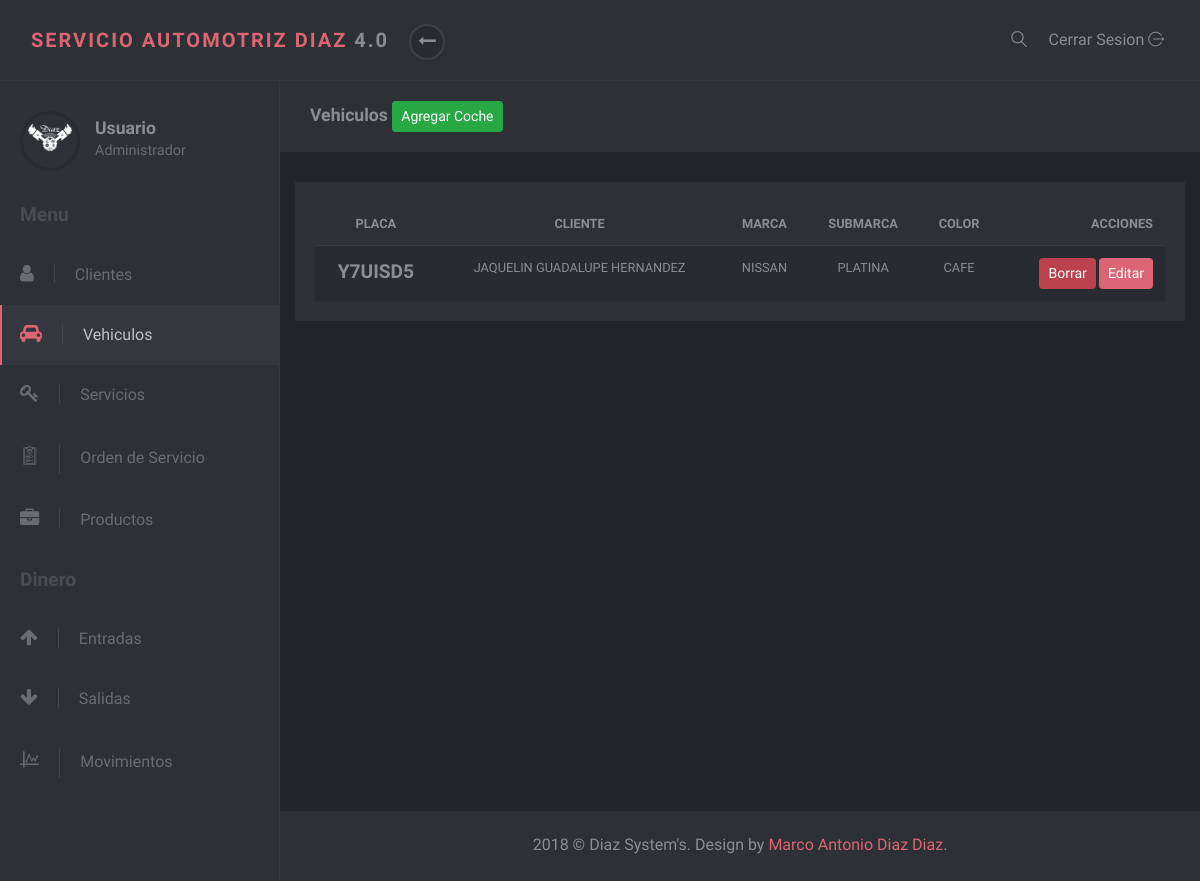
The page /vehiculos/index.php on the database its author committed.
### tables this page shows
CREATE TABLE `COCHES` (
  `PLACA` varchar(7) NOT NULL,
  `CLIENTE` int(11) DEFAULT NULL,
  `MARCA` varchar(45) DEFAULT NULL,
  `SUBMARCA` varchar(45) DEFAULT NULL,
  `COLOR` varchar(45) DEFAULT NULL
);

CREATE TABLE `CLIENTES` (
  `ID` int(5) NOT NULL,
  `NOMBRE` varchar(45) DEFAULT NULL,
  `DIRECCION` varchar(45) DEFAULT NULL,
  `EMAIL` varchar(60) NOT NULL,
  `TELEFONO` varchar(45) DEFAULT NULL,
  `CELULAR` varchar(45) DEFAULT NULL
);

### vehiculos/index.php (the view, shortened to what this page needs)
<?php
    include '../database/parameters.php'
?>
<!DOCTYPE html>
<html>
<head>
    <link rel="stylesheet" href="../vendor/bootstrap/css/bootstrap.min.css">
    <link rel="stylesheet" href="../vendor/font-awesome/css/font-awesome.min.css">
    <link rel="stylesheet" href="../css/font.css">
    <link rel="stylesheet" href="../css/style.default.css" id="theme-stylesheet">
    <link rel="stylesheet" href="../css/custom.css">
</head>
<body>
    <header class="header">
        <nav class="navbar navbar-expand-lg">
            <div class="container-fluid d-flex align-items-center justify-content-between">
                <div class="navbar-header">
                    <a href="index.html" class="navbar-brand">
                        <div class="brand-text brand-big visible text-uppercase"><strong class="text-primary">Servicio Automotriz Diaz</strong><strong> &nbsp4.0</strong></div>
                    </a>
                    <button class="sidebar-toggle"><i class="fa fa-long-arrow-left"></i></button>
                </div>
                <div class="right-menu list-inline no-margin-bottom">
                    <div class="list-inline-item"><a href="#" class="search-open nav-link"><i class="icon-magnifying-glass-browser"></i></a></div>
                    <div class="list-inline-item logout"><a id="logout" href="login.html" class="nav-link">Cerrar Sesion <i class="icon-logout"></i></a></div>
                </div>
            </div>
        </nav>
    </header>
    <div class="d-flex align-items-stretch">
        <nav id="sidebar">
            <div class="sidebar-header d-flex align-items-center">
                <div class="avatar"><img src="../img/logo.png" alt="..." class="img-fluid rounded-circle"></div>
                <div class="title">
                    <h1 class="h5">Usuario</h1>
                    <p>Administrador</p>
                </div>
            </div>
            <span class="heading">Menu</span>
            <ul class="list-unstyled">
                <li>
                    <a href="../clientes/index.php"> <i class="fa fa-user"></i>Clientes </a>
                </li>
                <li class="active">
                    <a> <i class="fa fa-car"></i>Vehiculos </a>
                </li>
                <li>
                    <a href="../servicios/index.php"> <i class="fa fa-key"></i>Servicios </a>
                </li>
                <li>
                    <a href="../orden/index.php"> <i class="icon-padnote"></i>Orden de Servicio </a>
                </li>
                <li>
                    <a href="../productos/index.php"> <i class="fa fa-briefcase"></i>Productos </a>
                </li>
            </ul><span class="heading">Dinero</span>
            <ul class="list-unstyled">
                <li>
                    <a href="#"> <i class="fa fa-arrow-up"></i>Entradas </a>
                </li>
                <li>
                    <a href="#"> <i class="fa fa-arrow-down"></i>Salidas </a>
                </li>
                <li>
                    <a href="#"> <i class="icon-chart"></i>Movimientos </a>
                </li>
            </ul>
        </nav>
        <div class="page-content">
            <div class="page-header">
                <div class="container-fluid">
                    <h2 class="h5 no-margin-bottom">Vehiculos <button class="btn btn-success btn-sm" onclick="ver();"> Agregar Coche</button></h2>
                </div>
            </div>
            <div class="container">
                <div class="block" style="cursor: pointer;">
                    <table class="table table-striped" style="text-transform: uppercase; font-size: 80%; text-align: center;">
                        <thead>
                            <tr>
                                <th>PLACA</th>
                                <th>CLIENTE</th>
                                <th>MARCA</th>
                                <th>SUBMARCA</th>
                                <th>COLOR</th>
                                <th class="text-right">ACCIONES</th>
                            </tr>
                        </thead>
                        <tbody>
                        <?php $sql = "SELECT COCHES.PLACA, CLIENTES.NOMBRE, COCHES.MARCA, COCHES.SUBMARCA, COCHES.COLOR FROM COCHES INNER JOIN CLIENTES WHERE CLIENTES.ID = COCHES.CLIENTE"; ?>
                        <?php $result = $conn->query($sql); ?>
                        <?php while($row = $result->fetch_assoc()) { ?>
                            <tr>
                                <td style="font-weight: bold; font-size: 150%;"><?php echo $row['PLACA']; ?></td>
                                <td><?php echo $row['NOMBRE']; ?></td>
                                <td><?php echo $row['MARCA']; ?></td>
                                <td><?php echo $row['SUBMARCA']; ?></td>
                                <td><?php echo $row['COLOR']; ?></td>
                                <td class="text-right"><button class="btn-danger btn btn-sm" onclick="borrar('<?php echo $row['PLACA'] ?>')">Borrar</button>
                                <button class="btn-primary btn btn-sm" onclick="editar('<?php echo $row['PLACA'] ?>')">Editar</button>
                                </td>
                            </tr>
                        <?php } ?>
                        </tbody>
                    </table>
                </div>
            </div>
            <footer class="footer">
                <div class="footer__block block no-margin-bottom">
                    <div class="container-fluid text-center">
                        <p class="no-margin-bottom">2018 &copy; Diaz System's. Design by <span class="text-primary">Marco Antonio Diaz Diaz</span>.</p>
                    </div>
                </div>
            </footer>
        </div>
    </div>
</body>
</html>

### rows shown on the page
coches: PLACA "Y7UISD5", CLIENTE.NOMBRE "JAQUELIN GUADALUPE HERNANDEZ", MARCA "NISSAN", SUBMARCA "PLATINA", COLOR "CAFE"
